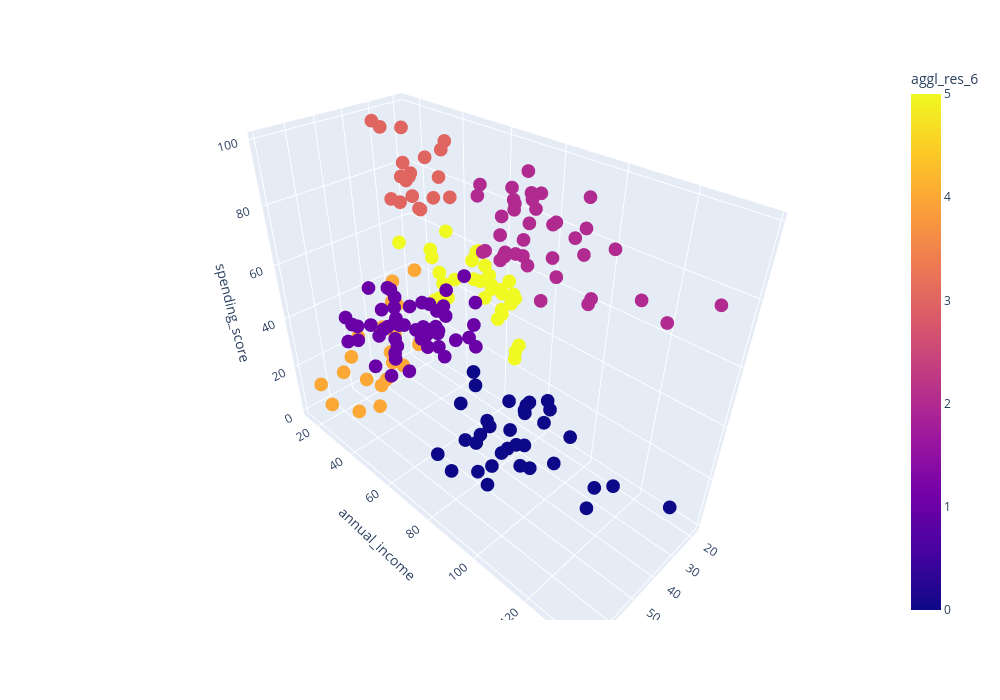

The notebook cell saved with this chart:
### Code cell
df['aggl_res_6'] = get_aggl_clustering(df[['age', 'annual_income', 'spending_score']], 6)
get_3d_visualization(df, 'aggl_res_6')

### Figure 1 — Plotly figure (JSON) as saved in the notebook; plotly's stock layout.template omitted (floating-point values rounded to 4 significant figures; data arrays with more than 128 entries replaced by an {"elided": "..."} marker saying what was removed)
{"data": [{"hovertemplate": "age=%{x}<br>annual_income=%{y}<br>spending_score=%{z}<br>aggl_res_6=%{marker.color}<extra></extra>", "legendgroup": "", "marker": {"color": {"elided": "200 int values"}, "coloraxis": "coloraxis", "symbol": "circle"}, "mode": "markers", "name": "", "scene": "scene", "showlegend": false, "type": "scatter3d", "x": {"elided": "200 float values"}, "y": {"elided": "200 float values"}, "z": {"elided": "200 float values"}}], "layout": {"coloraxis": {"colorbar": {"title": {"text": "aggl_res_6"}}, "colorscale": [[0, "#0d0887"], [0.1111, "#46039f"], [0.2222, "#7201a8"], [0.3333, "#9c179e"], [0.4444, "#bd3786"], [0.5556, "#d8576b"], [0.6667, "#ed7953"], [0.7778, "#fb9f3a"], [0.8889, "#fdca26"], [1, "#f0f921"]]}, "height": 700, "legend": {"tracegroupgap": 0}, "margin": {"t": 60}, "scene": {"domain": {"x": [0, 1], "y": [0, 1]}, "xaxis": {"title": {"text": "age"}}, "yaxis": {"title": {"text": "annual_income"}}, "zaxis": {"title": {"text": "spending_score"}}}, "width": 1000}}
